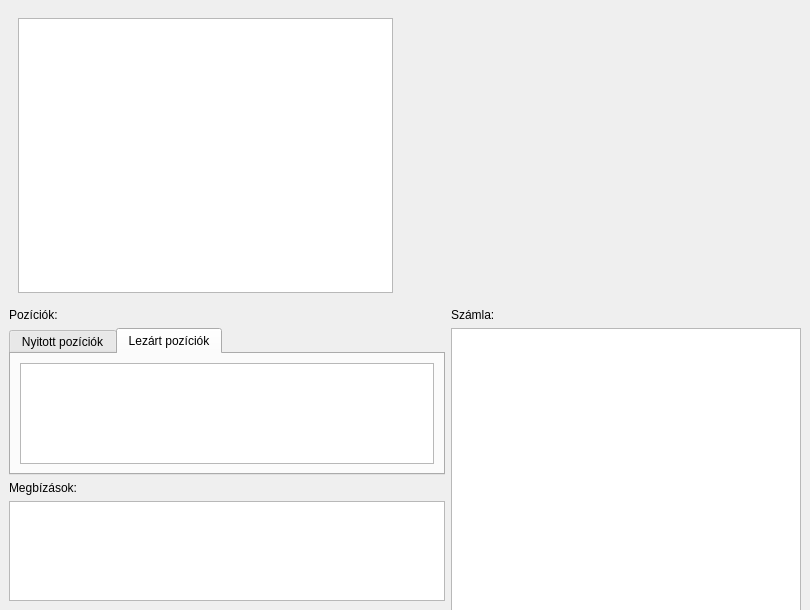
<?xml version="1.0" encoding="UTF-8"?>
<ui version="4.0">
 <class>MainWindow</class>
 <widget class="QMainWindow" name="MainWindow">
  <property name="geometry">
   <rect>
    <x>0</x>
    <y>0</y>
    <width>810</width>
    <height>610</height>
   </rect>
  </property>
  <property name="sizePolicy">
   <sizepolicy hsizetype="Minimum" vsizetype="Minimum">
    <horstretch>0</horstretch>
    <verstretch>0</verstretch>
   </sizepolicy>
  </property>
  <property name="minimumSize">
   <size>
    <width>800</width>
    <height>600</height>
   </size>
  </property>
  <property name="windowTitle">
   <string>Client</string>
  </property>
  <widget class="QWidget" name="centralwidget">
   <layout class="QGridLayout" name="gridLayout_5">
    <item row="0" column="0">
     <layout class="QHBoxLayout" name="horizontalLayout">
      <item>
       <widget class="QWidget" name="widget_figyelo" native="true">
        <layout class="QGridLayout" name="gridLayout_2">
         <item row="1" column="1">
          <widget class="QTableWidget" name="tableWidget_figyelo"/>
         </item>
        </layout>
       </widget>
      </item>
      <item>
       <widget class="QWidget" name="widget_grafikon" native="true">
        <property name="sizePolicy">
         <sizepolicy hsizetype="Expanding" vsizetype="Expanding">
          <horstretch>0</horstretch>
          <verstretch>0</verstretch>
         </sizepolicy>
        </property>
        <property name="minimumSize">
         <size>
          <width>360</width>
          <height>300</height>
         </size>
        </property>
        <layout class="QGridLayout" name="gridLayout_3">
         <item row="0" column="0">
          <widget class="QWidget" name="widget_grafikon_2" native="true"/>
         </item>
        </layout>
       </widget>
      </item>
     </layout>
    </item>
    <item row="1" column="0">
     <layout class="QHBoxLayout" name="horizontalLayout_2">
      <item>
       <layout class="QVBoxLayout" name="verticalLayout_4">
        <item>
         <layout class="QVBoxLayout" name="verticalLayout_2">
          <item>
           <widget class="QLabel" name="label_poziciok">
            <property name="text">
             <string>Pozíciók:</string>
            </property>
           </widget>
          </item>
          <item>
           <widget class="QTabWidget" name="tabWidget">
            <property name="currentIndex">
             <number>1</number>
            </property>
            <widget class="QWidget" name="tab_nyitott_poziciok">
             <attribute name="title">
              <string>Nyitott pozíciók</string>
             </attribute>
             <layout class="QGridLayout" name="gridLayout_4">
              <item row="0" column="0">
               <widget class="QTreeView" name="treeView_nyitott_poziciok"/>
              </item>
             </layout>
            </widget>
            <widget class="QWidget" name="tab_lezart_poziciok">
             <attribute name="title">
              <string>Lezárt pozíciók</string>
             </attribute>
             <layout class="QGridLayout" name="gridLayout">
              <item row="0" column="0">
               <widget class="QTableView" name="tableView_lezart_poziciok"/>
              </item>
             </layout>
            </widget>
           </widget>
          </item>
         </layout>
        </item>
        <item>
         <layout class="QVBoxLayout" name="verticalLayout_3">
          <item>
           <widget class="QLabel" name="label_megbizasok">
            <property name="text">
             <string>Megbízások:</string>
            </property>
           </widget>
          </item>
          <item>
           <widget class="QTreeView" name="treeView_megbizasok"/>
          </item>
         </layout>
        </item>
       </layout>
      </item>
      <item>
       <layout class="QVBoxLayout" name="verticalLayout">
        <property name="sizeConstraint">
         <enum>QLayout::SetMinimumSize</enum>
        </property>
        <item>
         <widget class="QLabel" name="label_szamla">
          <property name="text">
           <string>Számla:</string>
          </property>
         </widget>
        </item>
        <item>
         <widget class="QTableView" name="tableView_szamla">
          <property name="minimumSize">
           <size>
            <width>350</width>
            <height>350</height>
           </size>
          </property>
          <property name="maximumSize">
           <size>
            <width>350</width>
            <height>350</height>
           </size>
          </property>
         </widget>
        </item>
       </layout>
      </item>
     </layout>
    </item>
   </layout>
  </widget>
 </widget>
 <resources/>
 <connections/>
</ui>
